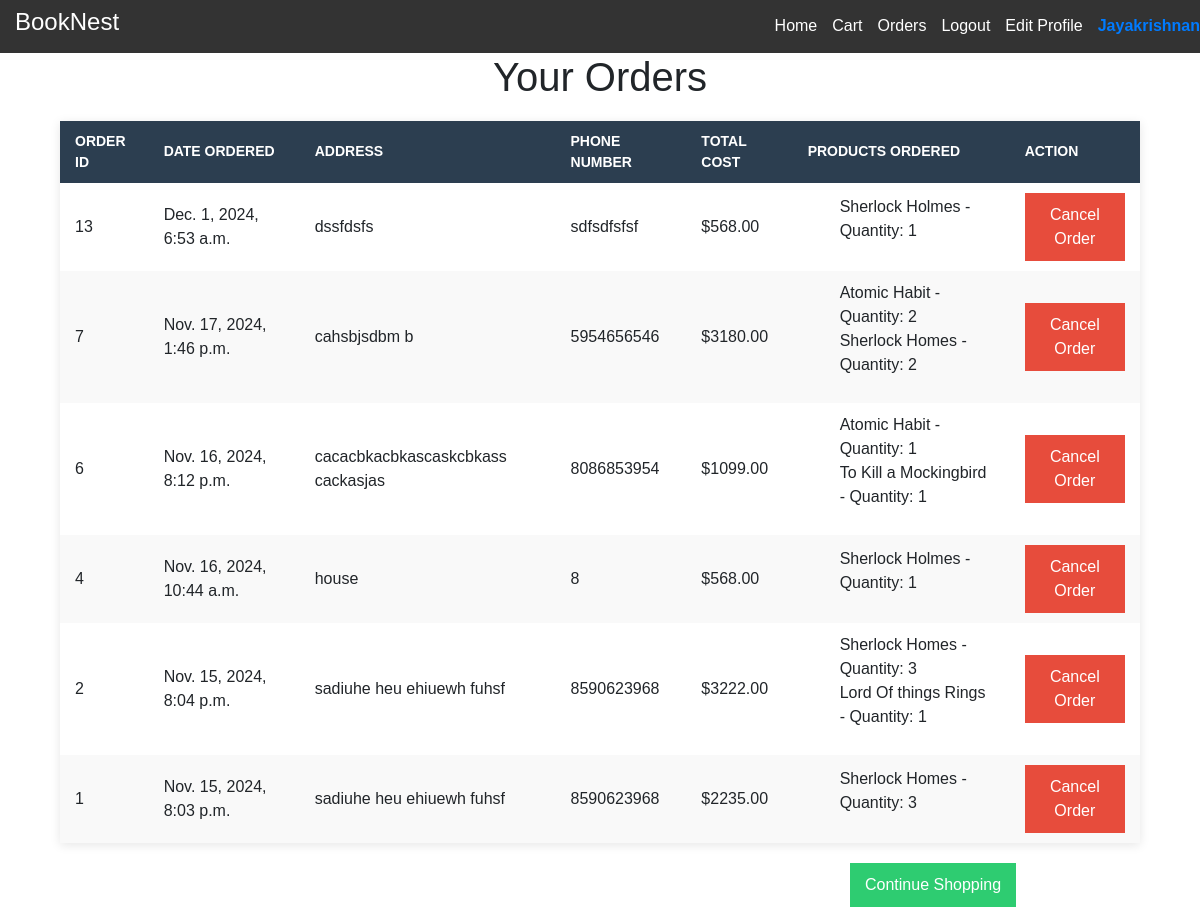
Page /orders/ (signed in) on the committed database.
### store/models.py (models this page shows, shortened)
class CustomUser(AbstractUser):
    pass

class Order(models.Model):
    user = models.ForeignKey(CustomUser, on_delete=models.CASCADE)
    address = models.TextField()
    phone_number = models.CharField(max_length=15)
    date_ordered = models.DateTimeField(auto_now_add=True)
    is_confirmed = models.BooleanField(default=False)
    def total_cost(self):
        return sum(item.total_price() for item in self.items.all())

class OrderItem(models.Model):
    order = models.ForeignKey(Order, related_name="items", on_delete=models.CASCADE)
    product = models.ForeignKey(Product, on_delete=models.CASCADE)
    quantity = models.PositiveIntegerField()
    def total_price(self):
        return self.quantity * self.product.price

class Product(models.Model):
    title = models.CharField(max_length=255)
    author = models.CharField(max_length=255)
    price = models.DecimalField(max_digits=10, decimal_places=2)
    category = models.ForeignKey(Category, on_delete=models.CASCADE, related_name="products")
    quantity = models.DecimalField(max_digits=10, decimal_places=3)
    image = models.ImageField(upload_to='product_images/', blank=True, null=True)

### store/views.py (the view)
# urls.py: path('orders/', views.orders_view, name='orders'),
def orders_view(request):
    if not request.user.is_authenticated:
        return redirect('login')  # Redirect to login if user is not authenticated
    user_orders = Order.objects.filter(user=request.user).order_by('-date_ordered')
    context = {
        'orders': user_orders
    }
    return render(request, 'orders.html', context)

### templates/orders.html (shortened to what this page needs)
<!DOCTYPE html>
<html lang="en">
<head>
</head>
<body>
    {% extends 'base.html' %}
{% block content %}
    <h1>Your Orders</h1>
    {% if orders %}
        <table>
            <thead>
                <tr>
                    <th>Order ID</th>
                    <th>Date Ordered</th>
                    <th>Address</th>
                    <th>Phone Number</th>
                    <th>Total Cost</th>
                    <th>Products Ordered</th>
                    <th>Action</th>
                </tr>
            </thead>
            <tbody>
                {% for order in orders %}
                    <tr>
                        <td>{{ order.id }}</td>
                        <td>{{ order.date_ordered }}</td>
                        <td>{{ order.address }}</td>
                        <td>{{ order.phone_number }}</td>
                        <td>${{ order.total_cost }}</td>
                        <td>
                            <ul>
                                {% for item in order.items.all %}
                                    <li>{{ item.product.title }} - Quantity: {{ item.quantity }}</li>
                                {% endfor %}
                            </ul>
                        </td>
                        <td>
                            {% if not order.is_confirmed %}
                                <form method="POST" action="{% url 'cancel_order' order.id %}">
                                    <button type="submit">Cancel Order</button>
                                </form>
                            {% else %}
                                Confirmed
                            {% endif %}
                        </td>
                    </tr>
                {% endfor %}
            </tbody>
        </table>
        <button class="btn2" onclick="location.href='{% url 'home' %}'">Continue Shopping</button>
    {% else %}
        <p>You have no orders yet.</p>
    {% endif %}
{% endblock %}

### templates/base.html (shortened to what this page needs)
{% load static %}
<!DOCTYPE html>
<html lang="en">
<head>
    <link rel="stylesheet" href="{% static 'style2.css' %}">
    <link href="https://cdn.jsdelivr.net/npm/bootstrap@5.3.3/dist/css/bootstrap.min.css" rel="stylesheet">
</head>
<body>
    <header class="navbar">
        <div class="navbar-left">
            <h1><a href="{% url 'home' %}">BookNest</a></h1>
        </div>
        <div class="navbar-right">
            {% if user.is_authenticated %}
            <a href="{% url 'home' %}">Home</a>
            <a href="{% url 'cart_view' %}">Cart</a>
            <a href="{% url 'orders' %}">Orders</a>
            <a href="{% url 'index' %}">Logout</a>
            <a href="{% url 'edit_profile' %}">Edit Profile</a>
                <span>{{ user.username }}</span>
            {% endif %}
        </div>
    </header>
    <main>
        {% block content %}{% endblock %}
    </main>
</body>
</html>

### static/style2.css (style rules this page uses)
* { margin: 0; padding: 0; box-sizing: border-box; font-family: Arial, sans-serif; }
.navbar { background-color: #333; color: white; display: flex; justify-content: space-between; padding: 10px 20px; padding-bottom: 25px; }
.navbar-right { display: flex; align-items: center; justify-content: center; }
.navbar h1 { font-size: 24px; }
.navbar a { color: white; margin-left: 15px; text-decoration: none; }

### templates/orders.html (style rules this page uses)
body { font-family: Arial, sans-serif; margin: 0; padding: 0; background-color: #f4f4f9; color: #333; line-height: 1.6; }
h1 { text-align: center; color: #2c3e50; margin-top: 20px; }
table { width: 90%; margin: 20px auto; border-collapse: collapse; box-shadow: 0 2px 10px rgba(0, 0, 0, 0.1); background-color: #fff; }
th, td { border: 1px solid #ddd; padding: 10px 15px; text-align: left; }
th { background-color: #2c3e50; color: #fff; text-transform: uppercase; font-size: 14px; }
tr:nth-child(even) { background-color: #f9f9f9; }
ul { margin: 0; padding-left: 20px; }
ul li { list-style: none; }
button { background-color: #e74c3c; color: #fff; border: none; padding: 10px 15px; cursor: pointer; border-radius: 4px; font-size: 14px; }
.btn2 { background-color: #2ecc71; margin-left: 850px; }

### templates/base.html (style rules this page uses)
.navbar-right span { margin-left: 15px; font-weight: bold; color: #007BFF; }

### rows in the picture
CustomUser: username "Jayakrishnan"
Order: id "13", date_ordered "Dec. 1, 2024, 6:53 a.m.", address "dssfdsfs", phone_number "sdfsdfsfsf", total_cost "568.00", is_confirmed "Cancel Order"
OrderItem: product "Sherlock Holmes", quantity "1"
Order: id "7", date_ordered "Nov. 17, 2024, 1:46 p.m.", address "cahsbjsdbm b", phone_number "5954656546", total_cost "3180.00", is_confirmed "Cancel Order"
OrderItem: product "Atomic Habit", quantity "2"
OrderItem: product "Sherlock Homes", quantity "2"
Order: id "6", date_ordered "Nov. 16, 2024, 8:12 p.m.", address "cacacbkacbkascaskcbkass cackasjas", phone_number "8086853954", total_cost "1099.00", is_confirmed "Cancel Order"
OrderItem: product "Atomic Habit", quantity "1"
OrderItem: product "To Kill a Mockingbird", quantity "1"
Order: id "4", date_ordered "Nov. 16, 2024, 10:44 a.m.", address "house", phone_number "8", total_cost "568.00", is_confirmed "Cancel Order"
OrderItem: product "Sherlock Holmes", quantity "1"
Order: id "2", date_ordered "Nov. 15, 2024, 8:04 p.m.", address "sadiuhe heu ehiuewh fuhsf", phone_number "8590623968", total_cost "3222.00", is_confirmed "Cancel Order"
OrderItem: product "Sherlock Homes", quantity "3"
OrderItem: product "Lord Of things Rings", quantity "1"
Order: id "1", date_ordered "Nov. 15, 2024, 8:03 p.m.", address "sadiuhe heu ehiuewh fuhsf", phone_number "8590623968", total_cost "2235.00", is_confirmed "Cancel Order"
OrderItem: product "Sherlock Homes", quantity "3"
